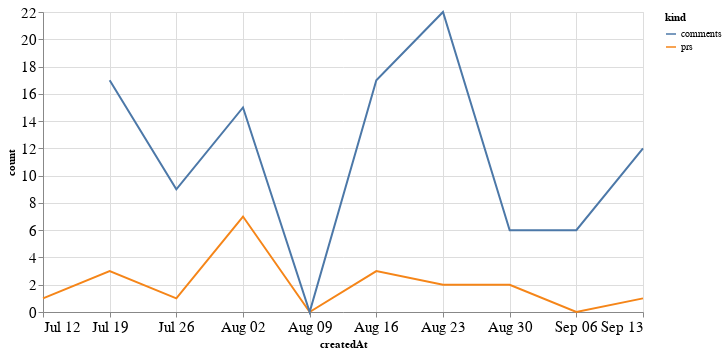

The code cell stored with this chart in its notebook:
### Code cell
alt.Chart(total_time, width=600).mark_line().encode(
    x='createdAt',
    y='count',
    color='kind'
)

### Figure 1 — Vega-Lite specification as saved in the notebook (floating-point values rounded to 4 significant figures)
{"config": {"axisLeft": {"labelFontSize": 15}, "axisBottom": {"labelFontSize": 15}}, "data": {"name": "data-d9b8f4c5af879fc41948e2cb9be1118c"}, "mark": "line", "encoding": {"color": {"type": "nominal", "field": "kind"}, "x": {"type": "temporal", "field": "createdAt"}, "y": {"type": "quantitative", "field": "count"}}, "width": 600, "$schema": "https://vega.github.io/schema/vega-lite/v4.8.1.json", "datasets": {"data-d9b8f4c5af879fc41948e2cb9be1118c": [{"createdAt": "2020-07-12T00:00:00", "kind": "prs", "count": 1.0}, {"createdAt": "2020-07-19T00:00:00", "kind": "prs", "count": 3.0}, {"createdAt": "2020-07-26T00:00:00", "kind": "prs", "count": 1.0}, {"createdAt": "2020-08-02T00:00:00", "kind": "prs", "count": 7.0}, {"createdAt": "2020-08-09T00:00:00", "kind": "prs", "count": 0.0}, {"createdAt": "2020-08-16T00:00:00", "kind": "prs", "count": 3.0}, {"createdAt": "2020-08-23T00:00:00", "kind": "prs", "count": 2.0}, {"createdAt": "2020-08-30T00:00:00", "kind": "prs", "count": 2.0}, {"createdAt": "2020-09-06T00:00:00", "kind": "prs", "count": 0.0}, {"createdAt": "2020-09-13T00:00:00", "kind": "prs", "count": 1.0}, {"createdAt": "2020-07-12T00:00:00", "kind": "comments", "count": null}, {"createdAt": "2020-07-19T00:00:00", "kind": "comments", "count": 17.0}, {"createdAt": "2020-07-26T00:00:00", "kind": "comments", "count": 9.0}, {"createdAt": "2020-08-02T00:00:00", "kind": "comments", "count": 15.0}, {"createdAt": "2020-08-09T00:00:00", "kind": "comments", "count": 0.0}, {"createdAt": "2020-08-16T00:00:00", "kind": "comments", "count": 17.0}, {"createdAt": "2020-08-23T00:00:00", "kind": "comments", "count": 22.0}, {"createdAt": "2020-08-30T00:00:00", "kind": "comments", "count": 6.0}, {"createdAt": "2020-09-06T00:00:00", "kind": "comments", "count": 6.0}, {"createdAt": "2020-09-13T00:00:00", "kind": "comments", "count": 12.0}]}}
